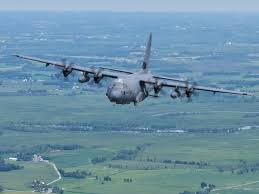
#> input picture project/images/image1.jpg, 259 x 194 px
$ python main.py
#> lines starting #> are read from the running program, lines starting #| are printed output that depends on the picture; after the words box and inside, x2 and y2 are one past the last pixel; in counts of white or black regions, pixels touching at a corner belong together
import numpy as np
import os
import cv2
import glob
from tkinter import Tk, filedialog
from pathlib import Path
import matplotlib.pyplot as plt

class AerialImageLoader:
    """
    Simplified class for loading and displaying aerial images.
    """

    def __init__(self, image_dir=None):
        """
        Initialize the image loader object.

        Args:
            image_dir: Directory with images (optional)
        """
        self.image_dir = image_dir
        self.image_paths = []
        self.image = None
        self.image_path = None

        if image_dir and os.path.exists(image_dir):
            self._load_images_from_directory()

    def _load_images_from_directory(self):
        """Loads paths to all images from the specified directory."""
        image_extensions = ['*.jpg', '*.jpeg', '*.png', '*.bmp', '*.tif', '*.tiff']
        for ext in image_extensions:
            self.image_paths.extend(glob.glob(os.path.join(self.image_dir, ext)))

        print(f"Found {len(self.image_paths)} images")

    def load_image(self, image_path):
        """
        Loads an image from the specified path.

        Args:
            image_path: Path to the image

        Returns:
            Loaded image in OpenCV format (NumPy array)
        """
        self.image_path = Path(image_path)
        if not self.image_path.exists():
            raise FileNotFoundError(f"Image not found: {self.image_path}")

        # Load using OpenCV
        self.image = cv2.imread(str(self.image_path))
        if self.image is None:
            raise ValueError(f"Failed to load image from: {self.image_path}")

        return self.image

    def display_image(self, image, title="Aerial Image"):
        """
        Displays an image using OpenCV.

        Args:
            image: Image to display (NumPy array)
            title: Window title
        """
        cv2.imshow(title, image)
        cv2.waitKey(0)
        cv2.destroyAllWindows()

    def load_and_display(self, image_path, title=None):
        """
        Loads and displays an image in one operation.

        Args:
            image_path: Path to the image
            title: Window title (optional)
        """
        image = self.load_image(image_path)

        if title is None:
            # Use the file name as the title if not specified
            title = os.path.basename(image_path)

        self.display_image(image, title)

    def get_image_properties(self):
        """
        Returns the properties of the loaded image.

        Returns:
            dict: A dictionary containing image properties.
        """
        if self.image is None:
            raise ValueError("No image loaded")

        height, width, channels = self.image.shape
        return {
            "Path": str(self.image_path),
            "Width": width,
            "Height": height,
            "Channels": channels,
            "Size (bytes)": os.path.getsize(self.image_path)
        }

    def plot_brightness_histogram(self):
        """
        Plots the brightness histogram of the loaded image.
        """
        if self.image is None:
            raise ValueError("No image loaded")

        gray_image = cv2.cvtColor(self.image, cv2.COLOR_BGR2GRAY)
        plt.hist(gray_image.ravel(), bins=256, range=[0, 256])
        plt.title('Brightness Histogram')
        plt.xlabel('Pixel Intensity')
        plt.ylabel('Frequency')
        plt.show()

    def enhance_contrast(self, method='histogram_equalization'):
        """
        Enhances the contrast of the loaded image.

        Args:
            method (str): The method to use for contrast enhancement ('histogram_equalization' or 'clahe').

        Returns:
            np.ndarray: The contrast-enhanced image.
        """
        if self.image is None:
            raise ValueError("No image loaded")

        if method == 'histogram_equalization':
            gray_image = cv2.cvtColor(self.image, cv2.COLOR_BGR2GRAY)
            enhanced_image = cv2.equalizeHist(gray_image)
        elif method == 'clahe':
            gray_image = cv2.cvtColor(self.image, cv2.COLOR_BGR2GRAY)
            clahe = cv2.createCLAHE(clipLimit=2.0, tileGridSize=(8, 8))
            enhanced_image = clahe.apply(gray_image)
        else:
            raise ValueError("Unknown enhancement method")

        return enhanced_image

    def denoise_image(self, method='gaussian', **kwargs):
        """
        Denoises the loaded image using the specified method.

        Args:
            method (str): The denoising method to use ('gaussian', 'median', 'bilateral').
            kwargs: Additional parameters for the denoising methods.

        Returns:
            np.ndarray: The denoised image.
        """
        if self.image is None:
            raise ValueError("No image loaded")

        if method == 'gaussian':
            ksize = kwargs.get('ksize', (5, 5))
            sigma = kwargs.get('sigma', 0)
            denoised_image = cv2.GaussianBlur(self.image, ksize, sigma)
        elif method == 'median':
            ksize = kwargs.get('ksize', 5)
            denoised_image = cv2.medianBlur(self.image, ksize)
        elif method == 'bilateral':
            d = kwargs.get('d', 9)
            sigma_color = kwargs.get('sigma_color', 75)
            sigma_space = kwargs.get('sigma_space', 75)
            denoised_image = cv2.bilateralFilter(self.image, d, sigma_color, sigma_space)
        else:
            raise ValueError("Unknown denoising method")

        return denoised_image

    def sharpen_image(self, method='unsharp_mask', **kwargs):
        """
        Sharpens the loaded image using the specified method.

        Args:
            method (str): The sharpening method to use ('unsharp_mask', 'laplacian').
            kwargs: Additional parameters for the sharpening methods.

        Returns:
            np.ndarray: The sharpened image.
        """
        if self.image is None:
            raise ValueError("No image loaded")

        if method == 'unsharp_mask':
            amount = kwargs.get('amount', 1.0)
            blurred = cv2.GaussianBlur(self.image, (0, 0), 3)
            sharpened_image = cv2.addWeighted(self.image, 1 + amount, blurred, -amount, 0)
        elif method == 'laplacian':
            kernel = np.array([[0, -1, 0], [-1, 5, -1], [0, -1, 0]])
            sharpened_image = cv2.filter2D(self.image, -1, kernel)
        else:
            raise ValueError("Unknown sharpening method")

        return sharpened_image

    def threshold_segmentation(self, threshold_value=127, max_value=255):
        """
        Applies simple threshold segmentation to the loaded image.

        Args:
            threshold_value (int): The threshold value.
            max_value (int): The maximum value to use with the THRESH_BINARY and THRESH_BINARY_INV thresholding types.

        Returns:
            np.ndarray: The thresholded image.
        """
        if self.image is None:
            raise ValueError("No image loaded")

        gray_image = cv2.cvtColor(self.image, cv2.COLOR_BGR2GRAY)
        _, thresholded_image = cv2.threshold(gray_image, threshold_value, max_value, cv2.THRESH_BINARY)
        return thresholded_image

    def otsu_segmentation(self):
        """
        Applies Otsu's thresholding method to the loaded image.

        Returns:
            np.ndarray: The thresholded image using Otsu's method.
        """
        if self.image is None:
            raise ValueError("No image loaded")

        gray_image = cv2.cvtColor(self.image, cv2.COLOR_BGR2GRAY)
        _, otsu_image = cv2.threshold(gray_image, 0, 255, cv2.THRESH_BINARY + cv2.THRESH_OTSU)
        return otsu_image

    def watershed_segmentation(self):
        """
        Applies the Watershed algorithm to the loaded image.

        Returns:
            np.ndarray: The segmented image using the Watershed algorithm.
        """
        if self.image is None:
            raise ValueError("No image loaded")

        gray_image = cv2.cvtColor(self.image, cv2.COLOR_BGR2GRAY)
        ret, thresh = cv2.threshold(gray_image, 0, 255, cv2.THRESH_BINARY_INV + cv2.THRESH_OTSU)

        # Noise removal
        kernel = np.ones((3, 3), np.uint8)
        opening = cv2.morphologyEx(thresh, cv2.MORPH_OPEN, kernel, iterations=2)

        # Sure background area
        sure_bg = cv2.dilate(opening, kernel, iterations=3)

        dist_transform = cv2.distanceTransform(opening, cv2.DIST_L2, 5)
        ret, sure_fg = cv2.threshold(dist_transform, 0.7 * dist_transform.max(), 255, 0)

        # Finding unknown region
        sure_fg = np.uint8(sure_fg)
        unknown = cv2.subtract(sure_bg, sure_fg)

        # Marker labelling
        ret, markers = cv2.connectedComponents(sure_fg)

        # Add one to all labels so that sure background is not 0, but 1
        markers = markers + 1

        markers[unknown == 255] = 0

        markers = cv2.watershed(self.image, markers)
        self.image[markers == -1] = [255, 0, 0]

        return self.image

    def grabcut_segmentation(self, rect):
        """
        Applies the GrabCut algorithm to the loaded image.

        Args:
            rect (tuple): A rectangle (x, y, w, h) to initialize the GrabCut algorithm.

        Returns:
        """
        if self.image is None:
            raise ValueError("No image loaded")

        mask = np.zeros(self.image.shape[:2], np.uint8)
        bgd_model = np.zeros((1, 65), np.float64)
        fgd_model = np.zeros((1, 65), np.float64)

        cv2.grabCut(self.image, mask, rect, bgd_model, fgd_model, 5, cv2.GC_INIT_WITH_RECT)

        mask2 = np.where((mask == 2) | (mask == 0), 0, 1).astype('uint8')
        segmented_image = self.image * mask2[:, :, np.newaxis]

        return segmented_image

def main():
    """Main function to load and display images."""
    # Create a Tkinter root window (it will not be shown)
    root = Tk()
    root.withdraw()

    # Open a file dialog to select one or multiple images
    image_paths = filedialog.askopenfilenames(title="Select Images", filetypes=[("Image files", "*.jpg *.jpeg *.png *.bmp *.tif *.tiff")])
#> the answer given: images/image1.jpg

    if not image_paths:
        print("No images selected")
        return

    # Create an image loader object
    loader = AerialImageLoader()

    # Load and display each selected image
    for image_path in image_paths:
        loader.load_and_display(image_path)
#> in load_image, self.image is the input picture: shape (194, 259, 3); mean B, G, R 166.3, 146, 109.3

        # Print image properties
        properties = loader.get_image_properties()
        for key, value in properties.items():
            print(f"{key}: {value}")

        # Plot brightness histogram
        loader.plot_brightness_histogram()

        # Denoise and display the denoised image
        denoised_image = loader.denoise_image(method='gaussian', ksize=(5, 5), sigma=1)
        cv2.imshow('Denoised Image', denoised_image)
        cv2.waitKey(0)
        cv2.destroyAllWindows()

        # Sharpen and display the sharpened image
        sharpened_image = loader.sharpen_image(method='unsharp_mask', amount=1.5)
        cv2.imshow('Sharpened Image', sharpened_image)
        cv2.waitKey(0)
        cv2.destroyAllWindows()

        # Apply threshold segmentation
        thresholded_image = loader.threshold_segmentation(threshold_value=127)
#> in threshold_segmentation, `_, thresholded_image = cv2.threshold(gray_image, threshold_value, max_..`:
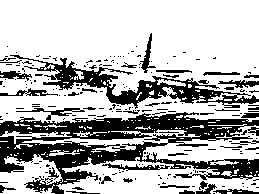
#> thresholded_image: shape (194, 259); 70.6% white; 217 black regions (174 under 20 px), largest, box (x1, y1, x2, y2) and area: (0, 112, 259, 194) 8561, (10, 55, 259, 109) 2954, (16, 108, 85, 120) 212
        cv2.imshow('Threshold Segmentation', thresholded_image)
        cv2.waitKey(0)
        cv2.destroyAllWindows()

        # Apply Otsu's segmentation
        otsu_image = loader.otsu_segmentation()
#> in otsu_segmentation, `_, otsu_image = cv2.threshold(gray_image, 0, 255, cv2.THRESH_BINARY + ..`:
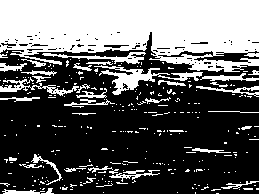
#> otsu_image: shape (194, 259); 38.3% white; 285 white regions (248 under 20 px), largest, box (x1, y1, x2, y2) and area: (0, 0, 259, 72) 14162, (94, 65, 203, 95) 896, (0, 77, 79, 96) 397
        cv2.imshow('Otsu Segmentation', otsu_image)
        cv2.waitKey(0)
        cv2.destroyAllWindows()

        # Apply Watershed segmentation
        watershed_image = loader.watershed_segmentation()
#> in watershed_segmentation, `ret, thresh = cv2.threshold(gray_image, 0, 255, cv2.THRESH_BINARY_INV ..`: ret = 141
#> in watershed_segmentation, `opening = cv2.morphologyEx(thresh, cv2.MORPH_OPEN, kernel, iterations=2)`: opening: shape (194, 259); 51.7% white; 59 black regions (43 under 20 px), largest, box (x1, y1, x2, y2) and area: (0, 0, 259, 110) 21449, (60, 159, 160, 190) 994, (0, 154, 63, 194) 689
#> in watershed_segmentation, `sure_bg = cv2.dilate(opening, kernel, iterations=3)`: sure_bg: shape (194, 259); 65.8% white; 12 black regions (5 under 20 px), largest, box (x1, y1, x2, y2) and area: (0, 0, 259, 91) 16651, (107, 169, 135, 181) 162, (79, 88, 93, 102) 132
#> in watershed_segmentation, `ret, sure_fg = cv2.threshold(dist_transform, 0.7 * dist_transform.max(..`:
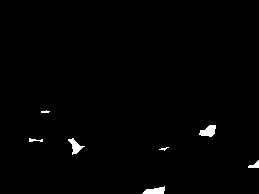
#> sure_fg: shape (194, 259) float32; 0.97% white; 7 white regions (2 under 20 px), largest, box (x1, y1, x2, y2) and area: (199, 125, 216, 137) 135, (142, 186, 165, 194) 120, (68, 138, 85, 155) 118, (248, 160, 259, 168) 47, (29, 138, 43, 142) 32
#> in watershed_segmentation, `ret, sure_fg = cv2.threshold(dist_transform, 0.7 * dist_transform.max(..`: ret = 13.3
#> in watershed_segmentation, `unknown = cv2.subtract(sure_bg, sure_fg)`:
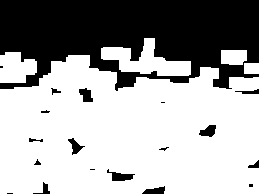
#> unknown: shape (194, 259); 64.9% white; 19 black regions (7 under 20 px), largest, box (x1, y1, x2, y2) and area: (0, 0, 259, 91) 16651, (107, 169, 135, 181) 162, (199, 125, 216, 137) 135
#> in watershed_segmentation, `ret, markers = cv2.connectedComponents(sure_fg)`: markers: shape (194, 259) int32; 8 distinct labels, from 0 to 7
#> in watershed_segmentation, `ret, markers = cv2.connectedComponents(sure_fg)`: ret = 8
#> in watershed_segmentation, `markers = markers + 1`: markers: shape (194, 259) int32; 8 distinct labels, from 1 to 8
#> in watershed_segmentation, `markers[unknown == 255] = 0`:
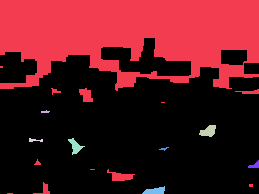
#> markers: shape (194, 259) int32; 9 distinct labels, from 0 to 8; one colour per label, 0 black
#> in watershed_segmentation, `markers = cv2.watershed(self.image, markers)`:
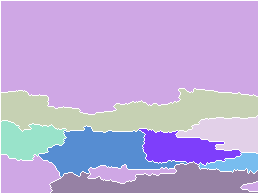
#> markers: shape (194, 259) int32; 9 distinct labels, from -1 to 8; one colour per label, 0 black, -1 white
#> in watershed_segmentation, `self.image[markers == -1] = [255, 0, 0]`: self.image: shape (194, 259, 3); 4.34% of pixels changed, all inside (x1, y1, x2, y2) = (0, 0, 259, 194)
        cv2.imshow('Watershed Segmentation', watershed_image)
        cv2.waitKey(0)
        cv2.destroyAllWindows()

        # Apply GrabCut segmentation
        rect = (50, 50, 450, 290)  # Example rectangle
        grabcut_image = loader.grabcut_segmentation(rect)
#> in grabcut_segmentation, `segmented_image = self.image * mask2[:, :, np.newaxis]`:
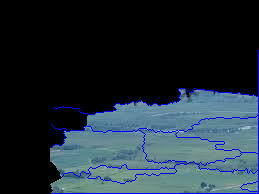
#> segmented_image: shape (194, 259, 3); mean B, G, R 56.2, 46.3, 33.7
        cv2.imshow('GrabCut Segmentation', grabcut_image)
        cv2.waitKey(0)
        cv2.destroyAllWindows()

if __name__ == "__main__":
    main()

$ run again, on project/images/image3.jpg
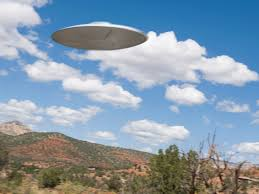
#> input picture project/images/image3.jpg, 259 x 194 px
#> in load_image, self.image is the input picture: shape (194, 259, 3); mean B, G, R 171.1, 154.6, 135.3
#> in threshold_segmentation, `_, thresholded_image = cv2.threshold(gray_image, threshold_value, max_..`:
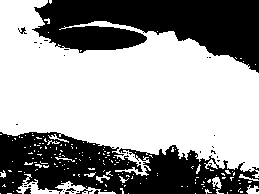
#> thresholded_image: shape (194, 259); 60.3% white; 38 black regions (33 under 20 px), largest, box (x1, y1, x2, y2) and area: (32, 0, 259, 73) 10017, (0, 132, 259, 194) 9739, (24, 188, 31, 194) 31, (18, 27, 27, 34) 28, (66, 188, 76, 193) 22
#> otsu_image: shape (194, 259); 51.4% white; 58 black regions (50 under 20 px), largest, box (x1, y1, x2, y2) and area: (0, 131, 259, 194) 11611, (17, 0, 259, 76) 11215, (191, 79, 259, 108) 929
#> in watershed_segmentation, `ret, thresh = cv2.threshold(gray_image, 0, 255, cv2.THRESH_BINARY_INV ..`: ret = 149
#> opening: shape (194, 259); 46% white; 10 white regions, largest, box (x1, y1, x2, y2) and area: (0, 132, 259, 194) 11000, (34, 0, 259, 72) 10782, (202, 81, 259, 104) 791
#> sure_bg: shape (194, 259); 55.3% white; 6 black regions (4 under 20 px), largest, box (x1, y1, x2, y2) and area: (0, 35, 259, 167) 20787, (0, 0, 42, 58) 1630
#> in watershed_segmentation, `ret, sure_fg = cv2.threshold(dist_transform, 0.7 * dist_transform.max(..`: ret = 43.76
#> unknown: shape (194, 259); 54.2% white; 7 black regions (4 under 20 px), largest, box (x1, y1, x2, y2) and area: (0, 35, 259, 167) 20787, (0, 0, 42, 58) 1630, (213, 0, 259, 22) 565
#> in watershed_segmentation, `ret, markers = cv2.connectedComponents(sure_fg)`: ret = 2
#> self.image: shape (194, 259, 3); 2.43% of pixels changed, all inside (x1, y1, x2, y2) = (0, 0, 259, 194)
#> in grabcut_segmentation, `segmented_image = self.image * mask2[:, :, np.newaxis]`:
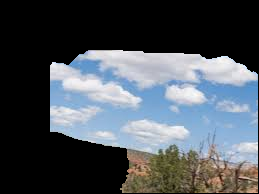
#> segmented_image: shape (194, 259, 3); mean B, G, R 90.9, 84, 77.2
